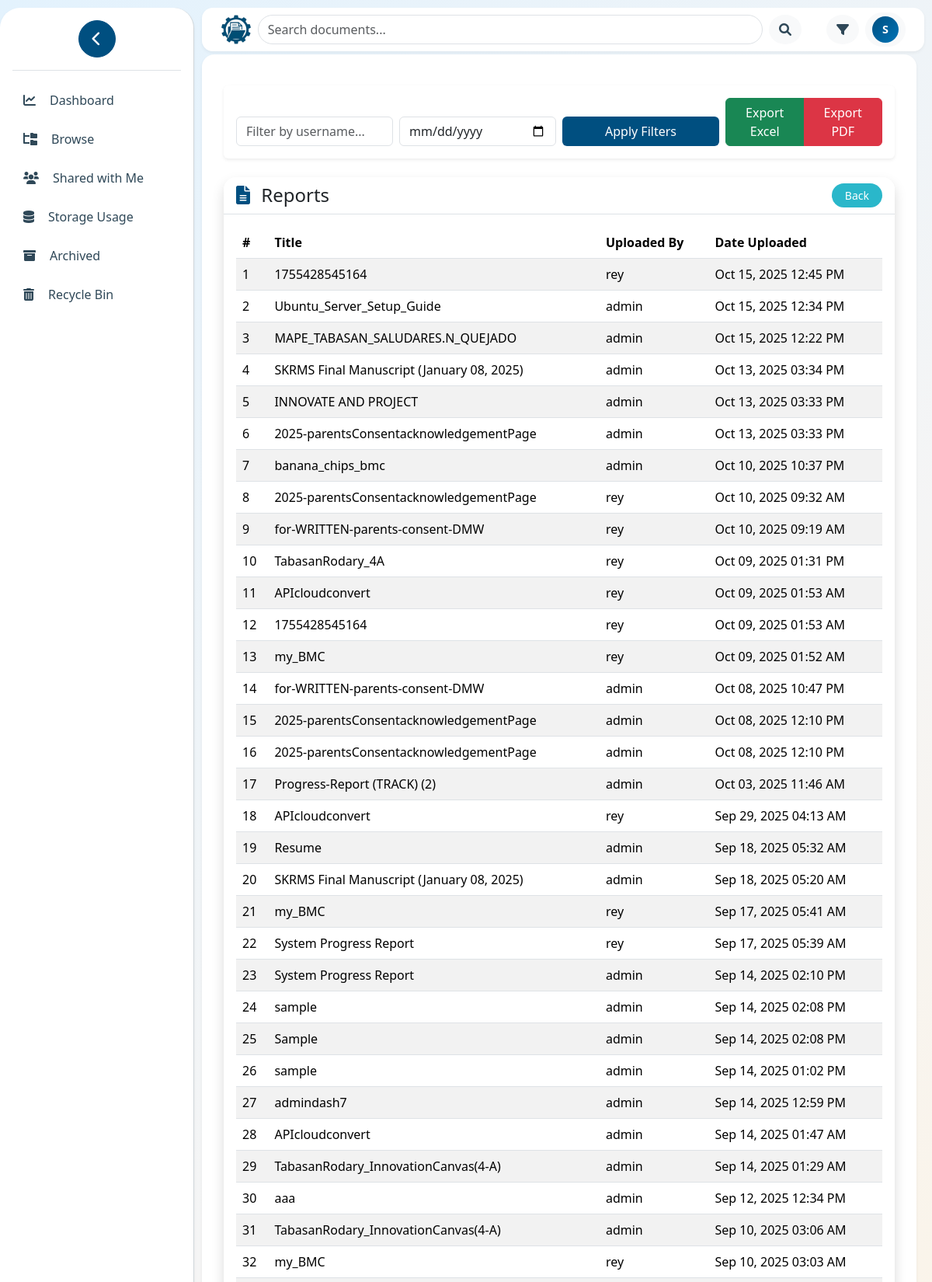
/all_reports.php (signed in, upper part), run on the app's committed database.
### tables this page shows
CREATE TABLE `reports` (
  `id` int(11) NOT NULL,
  `title` varchar(255) NOT NULL,
  `file_path` varchar(255) NOT NULL,
  `uploaded_by` varchar(100) NOT NULL,
  `created_at` timestamp NOT NULL DEFAULT current_timestamp()
);

CREATE TABLE `users` (
  `id` int(11) NOT NULL,
  `username` varchar(100) NOT NULL,
  `email` varchar(100) NOT NULL,
  `password` varchar(200) NOT NULL,
  `full_name` varchar(100) DEFAULT NULL,
  `role` enum('user','admin','superadmin') DEFAULT 'user',
  `created_at` datetime DEFAULT current_timestamp(),
  `updated_at` datetime DEFAULT current_timestamp() ON UPDATE current_timestamp(),
  `is_logged_in` tinyint(1) DEFAULT 0,
  `status` enum('pending','active','disabled') DEFAULT 'pending'
);

### all_reports.php (the view, shortened to what this page needs)
<?php
require_once 'config/database.php';
$userFilter = $_GET['user'] ?? '';
$dateFilter = $_GET['date'] ?? '';
$query = "
    SELECT r.id, r.title, r.created_at, u.username AS uploaded_by
    FROM reports r
    JOIN users u ON r.uploaded_by = u.id
    WHERE 1=1
";
$params = [];
$query .= " ORDER BY r.created_at DESC";
$stmt = $db->prepare($query);
$stmt->execute($params);
$reports = $stmt->fetchAll(PDO::FETCH_ASSOC);
?>
<?php include 'includes/header.php'; ?>
<div class="container mt-4">
  <div class="card mb-4 shadow-sm border-0">
    <div class="card-body">
      <form method="GET" class="row g-2 align-items-end">
        <div class="col-md-3">
          <input type="text" name="user" class="form-control" placeholder="Filter by username..." value="<?= htmlspecialchars($userFilter) ?>">
        </div>
        <div class="col-md-3">
          <input type="date" name="date" class="form-control" value="<?= htmlspecialchars($dateFilter) ?>">
        </div>
        <div class="col-md-3">
          <button type="submit" class="btn w-100" style="background-color: #004F80; color: white;">Apply Filters</button>
        </div>
        <div class="col-md-3 text-end">
          <?php if (count($reports) > 0): ?>
            <div class="btn-group w-100">
              <a href="?<?= http_build_query(array_merge($_GET, ['export' => 'excel'])) ?>" class="btn btn-success w-50">Export Excel</a>
              <a href="?<?= http_build_query(array_merge($_GET, ['export' => 'pdf'])) ?>" class="btn btn-danger w-50">Export PDF</a>
            </div>
          <?php endif; ?>
        </div>
      </form>
    </div>
  </div>
  <div class="card shadow rounded-4 border-0">
    <div class="card-header d-flex justify-content-between align-items-center bg-white border-bottom rounded-top-4">
      <h4 class="mb-0">
        <i class="fas fa-file-alt me-2" style="color:#004F80;"></i> Reports
      </h4>
      <a href="dashboard.php" class="btn btn-sm rounded-pill px-3" style="background-color: #2AB7CA; color: white; font-weight: 500;">Back</a>
    </div>
    <div class="card-body">
      <?php if (count($reports) > 0): ?>
        <div class="table-responsive">
          <table class="table table-striped align-middle">
            <thead>
              <tr>
                <th>#</th>
                <th>Title</th>
                <th>Uploaded By</th>
                <th>Date Uploaded</th>
              </tr>
            </thead>
            <tbody>
              <?php foreach ($reports as $index => $report): ?>
                <tr>
                  <td><?= $index + 1 ?></td>
                  <td><?= htmlspecialchars($report['title']) ?></td>
                  <td><?= htmlspecialchars($report['uploaded_by']) ?></td>
                  <td><?= date("M d, Y h:i A", strtotime($report['created_at'])) ?></td>
                </tr>
              <?php endforeach; ?>
            </tbody>
          </table>
        </div>
      <?php else: ?>
        <p class="text-muted">No reports found matching your filters.</p>
      <?php endif; ?>
    </div>
  </div>
</div>

### assets/css/header.css (style rules this page uses)
:root { --primary-color: #004F80; --secondary-color: #2AB7CA; --dark-color: #2F4858; --light-color: #F4F6F8; --white: #FFFFFF; --border-color: #D0D6DA; --hover-color: #E6F2F8; --shadow: 0 2px 4px rgba(0,0,0,0.05); --shadow-lg: 0 4px 12px rgba(0,0,0,0.1); }
* { margin: 0; padding: 0; box-sizing: border-box; }
html, body { height: 100%; margin: 0; overflow: hidden; font-family: "Segoe UI", Roboto, Arial, sans-serif; background: linear-gradient(135deg, #e3f2fd 0%, #f5f5f5 50%, #fff3e0 100%); color: #1a2332; }

### data on the page
reports: title "1755428545164", users.username "rey", created_at "Oct 15, 2025 12:45 PM"
reports: title "Ubuntu_Server_Setup_Guide", users.username "admin", created_at "Oct 15, 2025 12:34 PM"
reports: title "MAPE_TABASAN_SALUDARES.N_QUEJADO", users.username "admin", created_at "Oct 15, 2025 12:22 PM"
reports: title "SKRMS Final Manuscript (January 08, 2025)", users.username "admin", created_at "Oct 13, 2025 03:34 PM"
reports: title "INNOVATE AND PROJECT", users.username "admin", created_at "Oct 13, 2025 03:33 PM"
reports: title "2025-parentsConsentacknowledgementPage", users.username "admin", created_at "Oct 13, 2025 03:33 PM"
reports: title "banana_chips_bmc", users.username "admin", created_at "Oct 10, 2025 10:37 PM"
reports: title "2025-parentsConsentacknowledgementPage", users.username "rey", created_at "Oct 10, 2025 09:32 AM"
reports: title "for-WRITTEN-parents-consent-DMW", users.username "rey", created_at "Oct 10, 2025 09:19 AM"
reports: title "TabasanRodary_4A", users.username "rey", created_at "Oct 09, 2025 01:31 PM"
reports: title "APIcloudconvert", users.username "rey", created_at "Oct 09, 2025 01:53 AM"
reports: title "1755428545164", users.username "rey", created_at "Oct 09, 2025 01:53 AM"
reports: title "my_BMC", users.username "rey", created_at "Oct 09, 2025 01:52 AM"
reports: title "for-WRITTEN-parents-consent-DMW", users.username "admin", created_at "Oct 08, 2025 10:47 PM"
reports: title "2025-parentsConsentacknowledgementPage", users.username "admin", created_at "Oct 08, 2025 12:10 PM"
reports: title "2025-parentsConsentacknowledgementPage", users.username "admin", created_at "Oct 08, 2025 12:10 PM"
reports: title "Progress-Report (TRACK) (2)", users.username "admin", created_at "Oct 03, 2025 11:46 AM"
reports: title "APIcloudconvert", users.username "rey", created_at "Sep 29, 2025 04:13 AM"
reports: title "Resume", users.username "admin", created_at "Sep 18, 2025 05:32 AM"
reports: title "SKRMS Final Manuscript (January 08, 2025)", users.username "admin", created_at "Sep 18, 2025 05:20 AM"
reports: title "my_BMC", users.username "rey", created_at "Sep 17, 2025 05:41 AM"
reports: title "System Progress Report", users.username "rey", created_at "Sep 17, 2025 05:39 AM"
reports: title "System Progress Report", users.username "admin", created_at "Sep 14, 2025 02:10 PM"
reports: title "sample", users.username "admin", created_at "Sep 14, 2025 02:08 PM"
reports: title "Sample", users.username "admin", created_at "Sep 14, 2025 02:08 PM"
reports: title "sample", users.username "admin", created_at "Sep 14, 2025 01:02 PM"
reports: title "admindash7", users.username "admin", created_at "Sep 14, 2025 12:59 PM"
reports: title "APIcloudconvert", users.username "admin", created_at "Sep 14, 2025 01:47 AM"
reports: title "TabasanRodary_InnovationCanvas(4-A)", users.username "admin", created_at "Sep 14, 2025 01:29 AM"
reports: title "aaa", users.username "admin", created_at "Sep 12, 2025 12:34 PM"
reports: title "TabasanRodary_InnovationCanvas(4-A)", users.username "admin", created_at "Sep 10, 2025 03:06 AM"
reports: title "my_BMC", users.username "rey", created_at "Sep 10, 2025 03:03 AM"

### other printed values
$user_initial "S"
